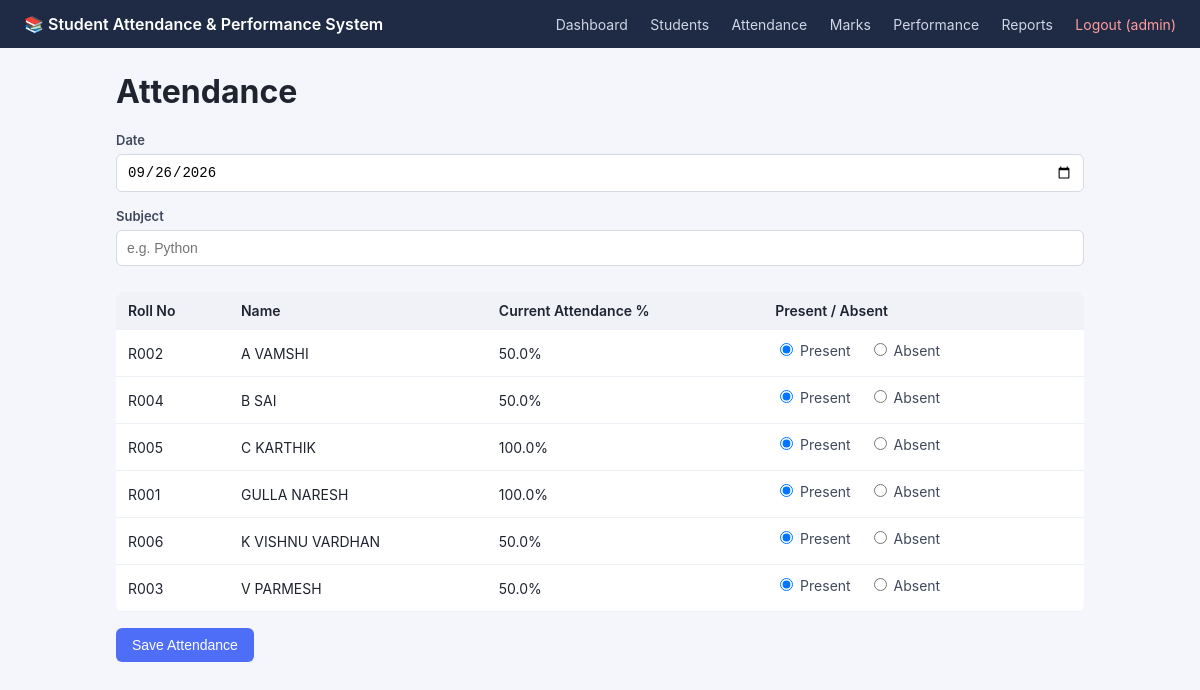
The app's page /attendance (signed in) with its own data.
### tables this page shows
CREATE TABLE students (
            id INTEGER PRIMARY KEY AUTOINCREMENT,
            name TEXT NOT NULL,
            roll_no TEXT UNIQUE NOT NULL,
            student_class TEXT,
            contact TEXT
        );

### app.py (the view, shortened to what this page needs)
@app.route("/attendance", methods=["GET", "POST"])
@login_required
def attendance():
    conn = database.get_connection()
    all_students = conn.execute("SELECT * FROM students ORDER BY name").fetchall()
    rows = []
    for s in all_students:
        rows.append({
            "id": s["id"],
            "name": s["name"],
            "roll_no": s["roll_no"],
            "attendance": compute_attendance_percentage(conn, s["id"]),
        })
    conn.close()
    return render_template(
        "attendance.html", students=rows, today=str(date.today())
    )

### app.py (called while the page is built)
def login_required(view):
    @wraps(view)
    def wrapped(*args, **kwargs):
        if "user_id" not in session:
            return redirect(url_for("login"))
        return view(*args, **kwargs)
    return wrapped

def compute_attendance_percentage(conn, student_id):
    row = conn.execute(
        """SELECT
             SUM(CASE WHEN status = 'Present' THEN 1 ELSE 0 END) as present_count,
             COUNT(*) as total
           FROM attendance WHERE student_id = ?""",
        (student_id,),
    ).fetchone()
    if not row or not row["total"]:
        return 0.0
    return round((row["present_count"] / row["total"]) * 100, 2)

### database.py (called while the page is built)
def get_connection():
    conn = sqlite3.connect(DB_PATH)
    conn.row_factory = sqlite3.Row
    conn.execute("PRAGMA foreign_keys = ON")
    return conn

### templates/attendance.html (shortened to what this page needs)
{% extends "base.html" %}
{% block content %}
<h1>Attendance</h1>
<form method="POST" class="form-box">
    <label>Date</label>
    <input type="date" name="date" value="{{ today }}" required>
    <label>Subject</label>
    <input type="text" name="subject" placeholder="e.g. Python" required>
    <table class="data-table">
        <thead>
            <tr><th>Roll No</th><th>Name</th><th>Current Attendance %</th><th>Present / Absent</th></tr>
        </thead>
        <tbody>
        {% for s in students %}
            <tr>
                <td>{{ s.roll_no }}</td>
                <td>{{ s.name }}</td>
                <td>{{ s.attendance }}%</td>
                <td>
                    <label class="radio-inline">
                        <input type="radio" name="status_{{ s.id }}" value="Present" checked> Present
                    </label>
                    <label class="radio-inline">
                        <input type="radio" name="status_{{ s.id }}" value="Absent"> Absent
                    </label>
                </td>
            </tr>
        {% else %}
            <tr><td colspan="4" class="muted">No students yet. Add students first.</td></tr>
        {% endfor %}
        </tbody>
    </table>
    <div class="form-actions">
        <button type="submit" class="btn btn-primary">Save Attendance</button>
    </div>
</form>
{% endblock %}

### static/css/style.css (style rules this page uses)
* { box-sizing: border-box; }
body { margin: 0; font-family: -apple-system, Segoe UI, Roboto, Arial, sans-serif; background: #f4f6fb; color: #1f2430; }
h1 { margin-top: 0; }
form.form-box, form.login-box { display: flex; flex-direction: column; gap: 6px; }
input, select { padding: 9px 10px; border: 1px solid #d5d9e3; border-radius: 6px; font-size: 14px; margin-bottom: 10px; }
label { font-size: 13px; font-weight: 600; color: #40495c; }
.btn { display: inline-block; background: #eef1f7; color: #1f2430; padding: 9px 16px; border-radius: 6px; text-decoration: none; border: none; cursor: pointer; font-size: 14px; }
.btn-primary { background: #4f6ef7; color: #fff; }
.data-table { width: 100%; border-collapse: collapse; background: #fff; border-radius: 8px; overflow: hidden; margin-top: 10px; }
.data-table th, .data-table td { padding: 10px 12px; text-align: left; border-bottom: 1px solid #edf0f5; font-size: 14px; }
.data-table th { background: #f0f2f8; font-weight: 600; }
.radio-inline { margin-right: 14px; font-weight: 400; font-size: 14px; }
.form-actions { margin-top: 10px; display: flex; gap: 10px; }

### records on screen
students: roll_no "R002", name "A VAMSHI", attendance "50.0"
students: roll_no "R004", name "B SAI", attendance "50.0"
students: roll_no "R005", name "C KARTHIK", attendance "100.0"
students: roll_no "R001", name "GULLA NARESH", attendance "100.0"
students: roll_no "R006", name "K VISHNU VARDHAN", attendance "50.0"
students: roll_no "R003", name "V PARMESH", attendance "50.0"

### other values on screen
{{ session.username }} "admin"
